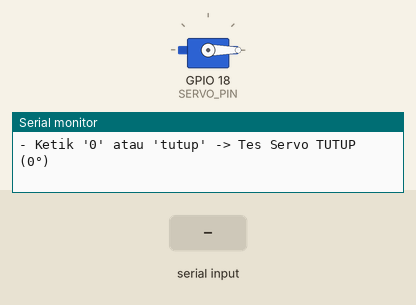
Recording of a sketch running on a simulated ESP32. Parts: servo, the last lines printed to the serial monitor. Inputs (shaded band) come from the test bench. WiFi joins after 1.5 s; servers stay silent unless stated; the Firebase database answers and starts empty.

Above: at 4.5 s.
4.6 s: "1\n" received over Serial
At 6.3 s:
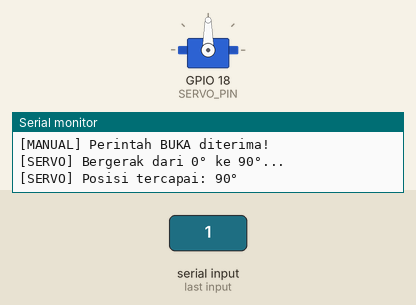
9.1 s: "0\n" received over Serial
At 9.57 s:
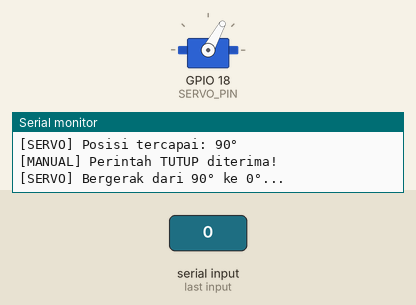
12.1 s: "buka\n" received over Serial
At 12.58 s:
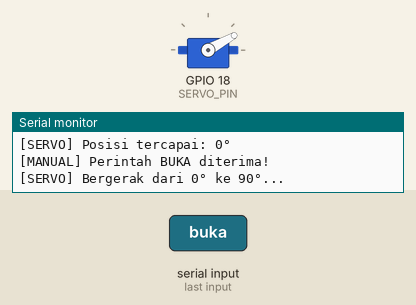
15.1 s: "tutup\n" received over Serial
At 15.86 s:
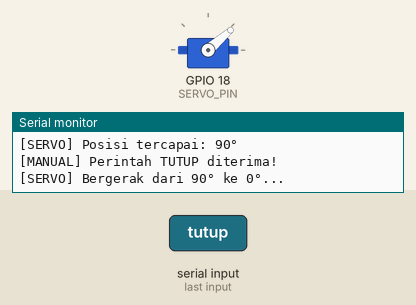
Timing chart, 0 to 18.1 s (numbered marks = the images above; inputs shaded):
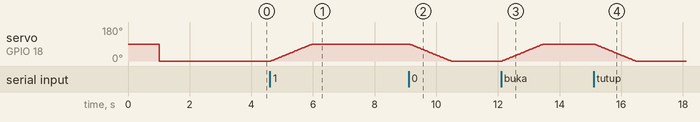

The sketch:

esp32_servo_test.ino
```cpp
/*
  ========================================================================
  AURA BIOSPHERE - ESP32 SMART GREENHOUSE
  Module: Servo Roof Vent Actuator (Firebase Realtime Database Test)
  ========================================================================

  Required Libraries (Install via Arduino IDE Library Manager):
  1. "Firebase_ESP_Client" by Mobizt (v4.x.x)
  2. "ESP32Servo" by Kevin Harrington (v3.x.x)

  Hardware Wiring (Servo Motor SG90 / MG90S / MG996R):
  - Brown / Black Wire : GND (ESP32 GND)
  - Red Wire           : 5V / VIN (Gunakan 5V eksternal jika servo beban berat, sambungkan GND bersama)
  - Orange / Yellow    : GPIO 18 (PWM Signal)
  ========================================================================
*/

#include <WiFi.h>
#include <Firebase_ESP_Client.h>
#include <ESP32Servo.h>

// Token & RTDB helper dari library Firebase_ESP_Client
#include "addons/TokenHelper.h"
#include "addons/RTDBHelper.h"

// ======================= 1. KONFIGURASI WIFI =======================
#define WIFI_SSID     "Avengers 2.4"       // Ganti dengan SSID WiFi / Hotspot HP
#define WIFI_PASSWORD "Laragon001"   // Ganti dengan Password WiFi

// ===================== 2. KONFIGURASI FIREBASE =====================
// Sesuai dengan konfigurasi src/firebase.js proyek Anda
#define API_KEY       "AIzaSyB1rXT7I1b6ol0Hlg0uJuFxzrNxAp8tVyo"
#define DATABASE_URL  "https://aura-sphere-iot-default-rtdb.asia-southeast1.firebasedatabase.app"

// Path node di Firebase Realtime Database
#define VENT_PATH     "/greenhouse/actuators/ventOpen"

// ====================== 3. KONFIGURASI SERVO ======================
#define SERVO_PIN         18    // GPIO 18 untuk pin sinyal servo
#define SERVO_CLOSE_POS   0     // Derajat saat ventilasi tertutup rapat (0 deg)
#define SERVO_OPEN_POS    90    // Derajat saat ventilasi terbuka (bisa disesuaikan ke 90 - 180 deg)
#define SERVO_STEP_DELAY  15    // Kecepatan gerak halus (ms per degree)

Servo ventServo;
FirebaseData fbdoStream;
FirebaseData fbdo;
FirebaseAuth auth;
FirebaseConfig config;

bool currentVentState = false;
bool firebaseReady = false;

// Fungsi untuk menggerakkan servo secara halus (smooth transition)
void moveServoSmooth(int fromAngle, int toAngle) {
  if (fromAngle == toAngle) return;

  Serial.printf("[SERVO] Bergerak dari %d° ke %d°...\n", fromAngle, toAngle);
  if (fromAngle < toAngle) {
    for (int pos = fromAngle; pos <= toAngle; pos++) {
      ventServo.write(pos);
      delay(SERVO_STEP_DELAY);
    }
  } else {
    for (int pos = fromAngle; pos >= toAngle; pos--) {
      ventServo.write(pos);
      delay(SERVO_STEP_DELAY);
    }
  }
  Serial.printf("[SERVO] Posisi tercapai: %d°\n", toAngle);
}

// Callback otomatis saat data di Firebase berubah secara Realtime (Stream Callback)
void streamCallback(FirebaseStream data) {
  Serial.printf("[STREAM] Data event path: %s | Tipe: %s\n", data.streamPath().c_str(), data.dataType().c_str());

  if (data.dataType() == "boolean") {
    bool newVentState = data.boolData();
    Serial.printf("[FIREBASE EVENT] ventOpen = %s\n", newVentState ? "TRUE (TERBUKA)" : "FALSE (TERTUTUP)");

    if (newVentState != currentVentState) {
      if (newVentState) {
        Serial.println("[AKSI] Membuka ventilasi atap...");
        moveServoSmooth(SERVO_CLOSE_POS, SERVO_OPEN_POS);
      } else {
        Serial.println("[AKSI] Menutup ventilasi atap...");
        moveServoSmooth(SERVO_OPEN_POS, SERVO_CLOSE_POS);
      }
      currentVentState = newVentState;
    }
  }
}

void streamTimeoutCallback(bool timeout) {
  if (timeout) {
    Serial.println("[STREAM] Stream timeout, otomatis menyambung kembali...");
  }
}

void setup() {
  Serial.begin(115200);
  delay(1000);

  Serial.println("\n==================================================");
  Serial.println("  AURA BIOSPHERE - ESP32 SERVO VENTILASI TEST");
  Serial.println("==================================================");

  // 1. Inisialisasi Servo
  ESP32PWM::allocateTimer(0);
  ESP32PWM::allocateTimer(1);
  ESP32PWM::allocateTimer(2);
  ESP32PWM::allocateTimer(3);
  ventServo.setPeriodHertz(50); // Standar servo 50Hz
  ventServo.attach(SERVO_PIN, 500, 2400); // Pulse width standar SG90/MG90S (500us - 2400us)

  // Set posisi awal: TERTUTUP (0 derajat)
  Serial.println("[INIT] Mengatur posisi awal servo ke 0° (Tertutup rapat)...");
  ventServo.write(SERVO_CLOSE_POS);
  currentVentState = false;
  delay(500);

  // 2. Hubungkan ke Wi-Fi
  Serial.printf("[WIFI] Menghubungkan ke %s ", WIFI_SSID);
  WiFi.begin(WIFI_SSID, WIFI_PASSWORD);
  int wifiAttempts = 0;
  while (WiFi.status() != WL_CONNECTED && wifiAttempts < 30) {
    delay(500);
    Serial.print(".");
    wifiAttempts++;
  }

  if (WiFi.status() == WL_CONNECTED) {
    Serial.println("\n[WIFI] Terhubung!");
    Serial.print("[WIFI] IP Address: ");
    Serial.println(WiFi.localIP());

    // 3. Inisialisasi Firebase
    Serial.println("[FIREBASE] Menginisialisasi koneksi...");
    config.api_key = API_KEY;
    config.database_url = DATABASE_URL;

    // Sign up anonymous untuk dev / tanpa login
    Firebase.signUp(&config, &auth, "", "");
    config.signer.test_mode = true;

    Firebase.begin(&config, &auth);
    Firebase.reconnectWiFi(true);

    // Aktifkan streaming listener pada path ventOpen
    if (!Firebase.RTDB.beginStream(&fbdoStream, VENT_PATH)) {
      Serial.printf("[STREAM ERROR] Gagal memulai stream: %s\n", fbdoStream.errorReason().c_str());
    } else {
      Firebase.RTDB.setStreamCallback(&fbdoStream, streamCallback, streamTimeoutCallback);
      Serial.println("[FIREBASE] Stream listener AKTIF pada path: " VENT_PATH);
      firebaseReady = true;
    }

    // Baca nilai awal saat booting
    if (Firebase.RTDB.getBool(&fbdo, VENT_PATH)) {
      bool initialVal = fbdo.boolData();
      Serial.printf("[FIREBASE] Nilai awal di cloud: %s\n", initialVal ? "BUKA" : "TUTUP");
      if (initialVal != currentVentState) {
        currentVentState = initialVal;
        ventServo.write(currentVentState ? SERVO_OPEN_POS : SERVO_CLOSE_POS);
      }
    }
  } else {
    Serial.println("\n[WIFI GAGAL] Tidak dapat terhubung ke WiFi.");
    Serial.println("[TIPS] Anda tetap bisa tes servo manual via Serial Monitor:");
    Serial.println("       Ketik '1' atau 'buka' lalu Enter -> Servo buka");
    Serial.println("       Ketik '0' atau 'tutup' lalu Enter -> Servo tutup");
  }

  Serial.println("\n[READY] Sistem siap menerima perintah.");
  Serial.println("Petunjuk Serial Monitor:");
  Serial.println("- Ketik '1' atau 'buka'  -> Tes Servo BUKA (90°)");
  Serial.println("- Ketik '0' atau 'tutup' -> Tes Servo TUTUP (0°)");
}

void loop() {
  // A. Input Manual dari Serial Monitor untuk kemudahan pengetesan hardware
  if (Serial.available() > 0) {
    String input = Serial.readStringUntil('\n');
    input.trim();
    input.toLowerCase();

    if (input == "1" || input == "buka" || input == "open") {
      Serial.println("[MANUAL] Perintah BUKA diterima!");
      moveServoSmooth(currentVentState ? SERVO_OPEN_POS : SERVO_CLOSE_POS, SERVO_OPEN_POS);
      currentVentState = true;
      // Update juga ke Firebase jika online
      if (WiFi.status() == WL_CONNECTED) {
        Firebase.RTDB.setBool(&fbdo, VENT_PATH, true);
      }
    } else if (input == "0" || input == "tutup" || input == "close") {
      Serial.println("[MANUAL] Perintah TUTUP diterima!");
      moveServoSmooth(currentVentState ? SERVO_OPEN_POS : SERVO_CLOSE_POS, SERVO_CLOSE_POS);
      currentVentState = false;
      // Update juga ke Firebase jika online
      if (WiFi.status() == WL_CONNECTED) {
        Firebase.RTDB.setBool(&fbdo, VENT_PATH, false);
      }
    }
  }

  // B. Firebase Stream Background Processing
  if (firebaseReady) {
    // Stream callback ditangani secara asynchronous oleh library
  }

  delay(20);
}
```

Measured:
- after the input at 4.6 s, servo on GPIO 18 (SERVO_PIN): moves from 0° to 90° over 1.4 s, starting at once
- after the input at 9.1 s, servo on GPIO 18 (SERVO_PIN): moves from 90° to 0° over 1.4 s, starting at once
- after the input at 12.1 s, servo on GPIO 18 (SERVO_PIN): moves from 0° to 90° over 1.4 s, starting at once
- after the input at 15.1 s, servo on GPIO 18 (SERVO_PIN): moves from 90° to 0° over 1.4 s, starting at once
